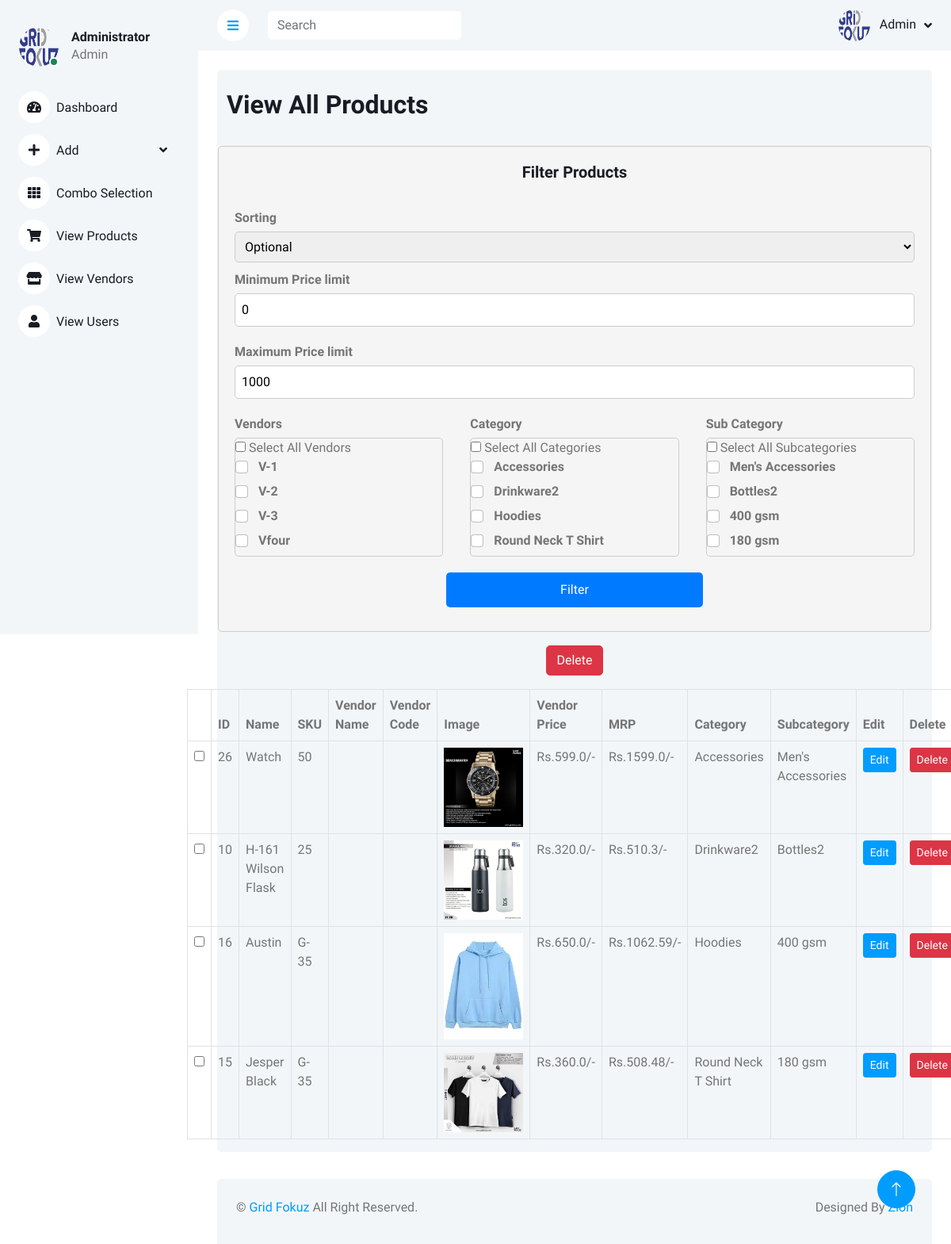
The app's page /productlist (signed in) with its own data.
### gridfokuzapp/models.py (models this page shows, shortened)
class AddVendors(models.Model):
    vendorname = models.CharField(max_length=30)
    ventorcode = models.CharField(max_length=30, null=True)

class AddProducts(models.Model):
    SKU = models.CharField(max_length=10, null=True)
    Vendor = models.ForeignKey(AddVendors ,on_delete=models.SET_NULL, null=True)
    Category = models.CharField(max_length=50, null=True)
    Sub_category = models.CharField(max_length=50, null=True)
    Product_Name = models.CharField(max_length=50, null=True)
    MRP = models.IntegerField(null=True)
    Vendor_Price = models.FloatField(null=True)
    Total_GF_price = models.FloatField(null=True)
    final_price = models.FloatField(null=True)
    product_image = models.ImageField(upload_to="product_images", null=True)
    discription = models.CharField(max_length=250, null=True)
    temp_discription = models.CharField(max_length=250, null=True)
    branding_category = models.CharField(max_length=50, null=True)
    profit_percentage = models.FloatField(default=0,null=True)
    branding_cost = models.FloatField(default=0, null=True)
    transportation_cost = models.FloatField(default=0, null=True)
    tax = models.FloatField(null=True)
    profit_type = models.CharField(max_length=30, null=True)
    usrinput = models.CharField(max_length=250, null=True)

### gridfokuzapp/views.py (the view)
# urls.py: path("productlist", views.productlist, name="productlist"),
def productlist(request):
    is_admin = False
    user_groups = request.user.groups.values_list('name', flat=True)
    admin = list(user_groups)
    if admin[0] == "Admin":
        is_admin = True
    name = request.user
    product = AddProducts.objects.all().order_by('Category')
    category = Category.objects.all().order_by("category_name")
    sub_category = SubCategory.objects.all().order_by("subcategory_name")
    vendors = AddVendors.objects.all().order_by('ventorcode')
    price = [p.Total_GF_price for p in product]
    limit = max(price)
    return render(request, "GridAdmin/productlist.html", {"name":name,
                                         "product":product,
                                         "category":category,
                                         "sub_category":sub_category,
                                         "vendors":vendors,
                                         "limit":limit,
                                         "is_admin":is_admin})

### templates/GridAdmin/productlist.html (shortened to what this page needs)
<!DOCTYPE html>
{% load static %}
<html lang="en">
<head>
    <link href="https://cdnjs.cloudflare.com/ajax/libs/font-awesome/5.10.0/css/all.min.css" rel="stylesheet">
    <link href="https://cdn.jsdelivr.net/npm/bootstrap-icons@1.4.1/font/bootstrap-icons.css" rel="stylesheet">
    <link href="{% static 'lib/owlcarousel/assets/owl.carousel.min.css' %}" rel="stylesheet">
    <link href="{% static 'lib/tempusdominus/css/tempusdominus-bootstrap-4.min.css' %}" rel="stylesheet" />
    <link href="{% static 'css/bootstrap.min.css' %}" rel="stylesheet">
    <link href="{% static 'css/style.css' %}" rel="stylesheet">
</head>
<body>
    <div class="container-xxl position-relative bg-white d-flex p-0">
        <div class="sidebar pe-4 pb-3">
            <nav class="navbar bg-light navbar-light">
                <div class="d-flex align-items-center ms-4 mb-4">
                    <div class="position-relative">
                        <img class="rounded-circle" src="{% static 'img/logo3.png' %}" alt="" style="width: 50px; height: 50px;">
                        <div class="bg-success rounded-circle border border-2 border-white position-absolute end-0 bottom-0 p-1"></div>
                    </div>
                    <div class="ms-3">
                        <h6 class="mb-0">Administrator</h6>
                        <span>Admin</span>
                    </div>
                </div>
                <div class="navbar-nav w-100">
                    <a href="GridHome" class="nav-item nav-link"><i class="fa fa-tachometer-alt me-2"></i>Dashboard</a>
                    <div class="nav-item dropdown">
                        <a href="#" class="nav-link dropdown-toggle" data-bs-toggle="dropdown"><i class="fa fa-plus me-2"></i>Add</a>
                    </div>
                    <a href="/Combo" class="nav-item nav-link"><i class="fa fa-th me-2"></i>Combo Selection</a>
                    <a href="/AdminViewAllProducts" class="nav-item nav-link"><i class="fa fa-shopping-cart me-2"></i>View Products</a>
                    <a href="/AdminViewAllVendors" class="nav-item nav-link"><i class="fa fa-store me-2"></i>View Vendors</a>
                    <a href="/users" class="nav-item nav-link"><i class="fa fa-user me-2"></i>View Users</a>
                </div>
            </nav>
        </div>
        <div class="content">
            <nav class="navbar navbar-expand bg-light navbar-light sticky-top px-4 py-0">
                <a href="#" class="sidebar-toggler flex-shrink-0">
                    <i class="fa fa-bars"></i>
                </a>
                <form class="d-none d-md-flex ms-4" action="{% url 'product_list' %}" method="GET">
                    <input class="form-control border-0" name="search" type="search" placeholder="Search">
                </form>
                <div class="navbar-nav align-items-center ms-auto">
                    <div class="nav-item dropdown">
                        <a href="#" class="nav-link dropdown-toggle" data-bs-toggle="dropdown">
                            <img class="rounded-circle me-lg-2" src="{% static 'img/logo3.png' %}" alt="" style="width: 40px; height: 40px;">
                            <span class="d-none d-lg-inline-flex">Admin</span>
                        </a>
                    </div>
                </div>
            </nav>
            <div class="container-fluid pt-4 px-4">
                <div class="row vh-300 bg-light rounded align-items-center justify-content-center mx-0">
                    <br>
                    <br>
                    <br>
                    <br>
                    <h2>View All Products</h2>
                    <br>
                    <br>
                    <div class="filter-form">
                        <h5>Filter Products</h5>
                        <form action="AdminViewAllProduct_sort_products" method="post">
                            <br><label>Sorting</label>
                            <select name="sorting">
                                <option value="null">Optional</option>
                            </select><br>
                            <div class="row">
                                <div class="column">
                                    <label>Minimum Price limit</label>
                                    <input type="number" name="min_limit" placeholder="Enter your minimum limit" value="0"  step="0.01" required>
                                </div>
                            </div>
                            <div class="row">
                                <div class="column">
                                    <label>Maximum Price limit</label>
                                    <input type="number" name="limit" placeholder="Enter your maximum limit" value="1000"  step="0.01" required>
                                </div>
                            </div>
                            <div class="row">
                                <div class="column">
                                    <label>Vendors</label><br>
                                    <div class="scrollable-list">
                                        <div class="select-all">
                                            <input type="checkbox" id="select-all-vendor" onchange="selectAllItems('vendor')"> Select All Vendors
                                        </div>
                                        {% for vendor in vendors %}
                                        <div class="form-check">
                                            <input class="form-check-input" type="checkbox" name="vendor" value="{{ vendor.vendorname }}">
                                            <label class="form-check-label">{{ vendor.ventorcode }}</label>
                                        </div>
                                        {% endfor %}
                                    </div>
                                </div>
                                <div class="column">
                                    <label>Category</label><br>
                                    <div class="scrollable-list">
                                        <div class="select-all">
                                            <input type="checkbox" id="select-all-category" onchange="selectAllItems('category')"> Select All Categories
                                        </div>
                                        {% for i in product %}
                                        <div class="form-check">
                                            <input class="form-check-input" type="checkbox" name="category" value="{{ i.Category }}">
                                            <label class="form-check-label">{{ i.Category }}</label>
                                        </div>
                                        {% endfor %}
                                    </div>
                                </div>
                                <div class="column">
                                    <label>Sub Category</label><br>
                                    <div class="scrollable-list">
                                        <div class="select-all">
                                            <input type="checkbox" id="select-all-subcategory" onchange="selectAllSubcategories()"> Select All Subcategories
                                        </div>
                                        {% for i in product %}
                                        <div class="form-check">
                                            <input class="form-check-input" type="checkbox" name="sub_category" value="{{ i.Sub_category }}">
                                            <label class="form-check-label">{{ i.Sub_category }}</label>
                                        </div>
                                        {% endfor %}
                                    </div>
                                </div>
                            </div>
                            <div class="container">
                                <div class="row justify-content-center">
                                    <div class="col-12 col-md-5">
                                        <input type="submit" value="Filter" class="btn btn-primary btn-block">
                                    </div>
                                </div>
                            </div>
                        </form>
                    </div>
                    <br>
                    <br>
                    <div class="container d-flex justify-content-center align-items-center">
                        <a href="#" class="btn btn-danger">Delete</a>
                    </div>
                    <br>
                    <br>
                    <br>
                  <table class="table table-bordered">
                    <thead>
                      <tr>
                        <th></th>
                        <th>ID</th>
                        <th>Name</th>
                        <th>SKU</th>
                        <th>Vendor Name</th>
                        <th>Vendor Code</th>
                        <th>Image</th>
                        <th>Vendor Price</th>
                        <th>MRP</th>
                        <th>Category</th>
                        <th>Subcategory</th>
                        <th>Edit</th>
                        <th>Delete</th>
                      </tr>
                    </thead>
                    <tbody>
                      {% for i in product %}
                      <tr>
                        <td><input type="checkbox" name="product_id[]" value="1"></td>
                        <td>{{i.pk}}</td>
                        <td>{{i.Product_Name}}</td>
                        <td>{{i.SKU}}</td>
                        <td>{{i.vendorname}}</td>
                        <td>{{i.ventorcode}}</td>
                        <td><img src="{{i.product_image.url}}" alt="Product Image" style="max-width: 100px;"></td>
                        <td>Rs.{{i.Vendor_Price}}/-</td>
                        <td>Rs.{{i.Total_GF_price}}/-</td>
                        <td>{{i.Category}}</td>
                        <td>{{i.Sub_category}}</td>
                        <td><a href="edit_product.php?id=1" class="btn btn-primary btn-sm">Edit</a></td>
                        <td><a href="delete_product.php?id=1" class="btn btn-danger btn-sm">Delete</a></td>
                      </tr>
                      {% endfor %}
                    </tbody>
                  </table>
                </div>
              </div>
            <div class="container-fluid pt-4 px-4">
                <div class="bg-light rounded-top p-4">
                    <div class="row">
                        <div class="col-12 col-sm-6 text-center text-sm-start">
                            &copy; <a href="#">Grid Fokuz</a> All Right Reserved.
                        </div>
                        <div class="col-12 col-sm-6 text-center text-sm-end">
                            Designed By <a href="">Zion</a>
                        </div>
                    </div>
                </div>
            </div>
        </div>
        <a href="#" class="btn btn-lg btn-primary btn-lg-square back-to-top"><i class="bi bi-arrow-up"></i></a>
    </div>
</body>
</html>

### static/css/style.css (style rules this page uses)
:root { --primary: #009CFF; --light: #F3F6F9; --dark: #191C24; }
.back-to-top { position: fixed; display: none; right: 45px; bottom: 45px; z-index: 99; }
.btn { transition: .5s; }
.btn.btn-primary { color: #FFFFFF; }
.btn-lg-square { width: 48px; height: 48px; }
.btn-square, .btn-sm-square, .btn-lg-square { padding: 0; display: inline-flex; align-items: center; justify-content: center; font-weight: normal; border-radius: 50px; }
.sidebar { position: fixed; top: 0; left: 0; bottom: 0; width: 250px; height: 100vh; overflow-y: auto; background: var(--light); transition: 0.5s; z-index: 999; }
.content { margin-left: 250px; min-height: 100vh; background: #FFFFFF; transition: 0.5s; }
@media (min-width: 992px) { .sidebar { margin-left: 0; } }
@media (min-width: 992px) { .content { width: calc(100% - 250px); } }
.sidebar .navbar .navbar-nav .nav-link { padding: 7px 20px; color: var(--dark); font-weight: 500; border-left: 3px solid var(--light); border-radius: 0 30px 30px 0; outline: none; }
.sidebar .navbar .navbar-nav .nav-link i { width: 40px; height: 40px; display: inline-flex; align-items: center; justify-content: center; background: #FFFFFF; border-radius: 40px; }
.sidebar .navbar .dropdown-toggle::after { position: absolute; top: 15px; right: 15px; border: none; content: "\f107"; font-family: "Font Awesome 5 Free"; font-weight: 900; transition: .5s; }
.content .navbar .navbar-nav .nav-link { margin-left: 25px; padding: 12px 0; color: var(--dark); outline: none; }
.content .navbar .sidebar-toggler, .content .navbar .navbar-nav .nav-link i { width: 40px; height: 40px; display: inline-flex; align-items: center; justify-content: center; background: #FFFFFF; border-radius: 40px; }
.content .navbar .dropdown-toggle::after { margin-left: 6px; vertical-align: middle; border: none; content: "\f107"; font-family: "Font Awesome 5 Free"; font-weight: 900; transition: .5s; }

### templates/GridAdmin/productlist.html (style rules this page uses)
.filter-form { max-width: 900px; margin: 0 auto; padding: 20px; background-color: #f5f5f5; border: 1px solid #ccc; border-radius: 5px; }
.filter-form h5 { text-align: center; font-size: 20px; margin-bottom: 10px; }
.filter-form label { font-weight: bold; margin-bottom: 5px; }
.filter-form select, .filter-form input[type="number"] { width: 100%; padding: 8px; margin-bottom: 10px; border-radius: 5px; border: 1px solid #ccc; }
.scrollable-list { max-height: 150px; overflow-y: scroll; margin-bottom: 10px; border: 1px solid #ccc; border-radius: 5px; }
.filter-form .form-check-label { margin-left: 5px; }
.filter-form .btn-primary { display: block; width: 100%; padding: 10px; background-color: #007bff; border: none; color: #fff; cursor: pointer; border-radius: 5px; }
.row { display: flex; margin-bottom: 10px; }
.row .column { flex: 1; margin-right: 10px; }
.row .column:last-child { margin-right: 0; }

### records on screen
AddVendors: ventorcode "V-1"
AddVendors: ventorcode "V-2"
AddVendors: ventorcode "V-3"
AddVendors: ventorcode "Vfour"
AddProducts: Category "Accessories", Sub_category "Men's Accessories", pk "26", Product_Name "Watch", SKU "50", product_image (picture), Vendor_Price "599.0", Total_GF_price "1599.0"
AddProducts: Category "Drinkware2", Sub_category "Bottles2", pk "10", Product_Name "H-161 Wilson Flask", SKU "25", product_image (picture), Vendor_Price "320.0", Total_GF_price "510.3"
AddProducts: Category "Hoodies", Sub_category "400 gsm", pk "16", Product_Name "Austin", SKU "G-35", product_image (picture), Vendor_Price "650.0", Total_GF_price "1062.59"
AddProducts: Category "Round Neck T Shirt", Sub_category "180 gsm", pk "15", Product_Name "Jesper Black", SKU "G-35", product_image (picture), Vendor_Price "360.0", Total_GF_price "508.48"
